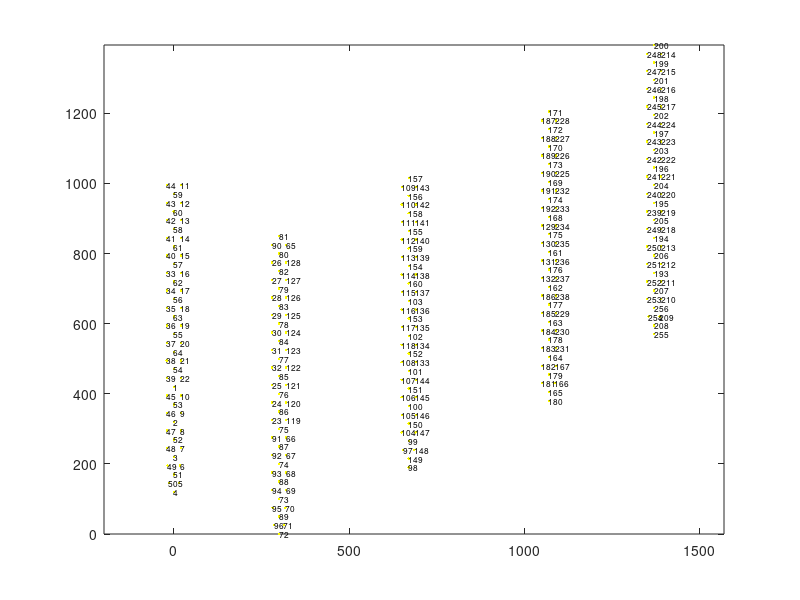

The MATLAB script that drew this image:
exceldata=[];

exceldata=[         
            1           0         420           1
           2           0         320           1
           3           0         220           1
           4           0         120           1
           5         -14         145           1
           6         -18         195           1
           7         -20         245           1
           8         -20         295           1
           9         -20         345           1
          10         -20         395           1
          11         -20         995           1
          12         -20         945           1
          13         -20         895           1
          14         -20         845           1
          15         -20         795           1
          16         -20         745           1
          17         -20         695           1
          18         -20         645           1
          19         -20         595           1
          20         -20         545           1
          21         -20         495           1
          22         -20         445           1
          23        -280         325           2
          24        -280         375           2
          25        -280         425           2
          26        -280         775           2
          27        -280         725           2
          28        -280         675           2
          29        -280         625           2
          30        -280         575           2
          31        -280         525           2
          32        -280         475           2
          33          20         745           1
          34          20         695           1
          35          20         645           1
          36          20         595           1
          37          20         545           1
          38          20         495           1
          39          20         445           1
          40          20         795           1
          41          20         845           1
          42          20         895           1
          43          20         945           1
          44          20         995           1
          45          20         395           1
          46          20         345           1
          47          20         295           1
          48          20         245           1
          49          18         195           1
          50          14         145           1
          51           0         170           1
          52           0         270           1
          53           0         370           1
          54           0         470           1
          55           0         570           1
          56           0         670           1
          57           0         770           1
          58           0         870           1
          59           0         970           1
          60           0         920           1
          61           0         820           1
          62           0         720           1
          63           0         620           1
          64           0         520           1
          65        -320         825           2
          66        -320         275           2
          67        -320         225           2
          68        -320         175           2
          69        -320         125           2
          70        -318          75           2
          71        -314          25           2
          72        -300           0           2
          73        -300         100           2
          74        -300         200           2
          75        -300         300           2
          76        -300         400           2
          77        -300         500           2
          78        -300         600           2
          79        -300         700           2
          80        -300         800           2
          81        -300         850           2
          82        -300         750           2
          83        -300         650           2
          84        -300         550           2
          85        -300         450           2
          86        -300         350           2
          87        -300         250           2
          88        -300         150           2
          89        -300          50           2
          90        -280         825           2
          91        -280         275           2
          92        -280         225           2
          93        -280         175           2
          94        -280         125           2
          95        -282          75           2
          96        -286          25           2
          97        -654         240           3
          98        -670         190           3
          99        -670         265           3
         100        -670         365           3
         101        -670         465           3
         102        -670         565           3
         103        -670         665           3
         104        -650         290           3
         105        -650         340           3
         106        -650         390           3
         107        -650         440           3
         108        -650         490           3
         109        -650         990           3
         110        -650         940           3
         111        -650         890           3
         112        -650         840           3
         113        -650         790           3
         114        -650         740           3
         115        -650         690           3
         116        -650         640           3
         117        -650         590           3
         118        -650         540           3
         119        -320         325           2
         120        -320         375           2
         121        -320         425           2
         122        -320         475           2
         123        -320         525           2
         124        -320         575           2
         125        -320         625           2
         126        -320         675           2
         127        -320         725           2
         128        -320         775           2
         129       -1050         880           4
         130       -1050         830           4
         131       -1050         780           4
         132       -1050         730           4
         133        -690         490           3
         134        -690         540           3
         135        -690         590           3
         136        -690         640           3
         137        -690         690           3
         138        -690         740           3
         139        -690         790           3
         140        -690         840           3
         141        -690         890           3
         142        -690         940           3
         143        -690         990           3
         144        -690         440           3
         145        -690         390           3
         146        -690         340           3
         147        -690         290           3
         148        -686         240           3
         149        -670         215           3
         150        -670         315           3
         151        -670         415           3
         152        -670         515           3
         153        -670         615           3
         154        -670         765           3
         155        -670         865           3
         156        -670         965           3
         157        -670        1015           3
         158        -670         915           3
         159        -670         815           3
         160        -670         715           3
         161       -1070         805           4
         162       -1070         705           4
         163       -1070         605           4
         164       -1070         505           4
         165       -1070         405           4
         166       -1086         430           4
         167       -1090         480           4
         168       -1070         905           4
         169       -1070        1005           4
         170       -1070        1105           4
         171       -1070        1205           4
         172       -1070        1155           4
         173       -1070        1055           4
         174       -1070         955           4
         175       -1070         855           4
         176       -1070         755           4
         177       -1070         655           4
         178       -1070         555           4
         179       -1070         455           4
         180       -1070         380           4
         181       -1050         430           4
         182       -1050         480           4
         183       -1050         530           4
         184       -1050         580           4
         185       -1050         630           4
         186       -1050         680           4
         187       -1050        1180           4
         188       -1050        1130           4
         189       -1050        1080           4
         190       -1050        1030           4
         191       -1050         980           4
         192       -1050         930           4
         193       -1370         745           5
         194       -1370         845           5
         195       -1370         945           5
         196       -1370        1045           5
         197       -1370        1145           5
         198       -1370        1245           5
         199       -1370        1345           5
         200       -1370        1395           5
         201       -1370        1295           5
         202       -1370        1195           5
         203       -1370        1095           5
         204       -1370         995           5
         205       -1370         895           5
         206       -1370         795           5
         207       -1370         695           5
         208       -1370         595           5
         209       -1386         620           5
         210       -1390         670           5
         211       -1390         720           5
         212       -1390         770           5
         213       -1390         820           5
         214       -1390        1370           5
         215       -1390        1320           5
         216       -1390        1270           5
         217       -1390        1220           5
         218       -1390         870           5
         219       -1390         920           5
         220       -1390         970           5
         221       -1390        1020           5
         222       -1390        1070           5
         223       -1390        1120           5
         224       -1390        1170           5
         225       -1090        1030           4
         226       -1090        1080           4
         227       -1090        1130           4
         228       -1090        1180           4
         229       -1090         630           4
         230       -1090         580           4
         231       -1090         530           4
         232       -1090         980           4
         233       -1090         930           4
         234       -1090         880           4
         235       -1090         830           4
         236       -1090         780           4
         237       -1090         730           4
         238       -1090         680           4
         239       -1350         920           5
         240       -1350         970           5
         241       -1350        1020           5
         242       -1350        1070           5
         243       -1350        1120           5
         244       -1350        1170           5
         245       -1350        1220           5
         246       -1350        1270           5
         247       -1350        1320           5
         248       -1350        1370           5
         249       -1350         870           5
         250       -1350         820           5
         251       -1350         770           5
         252       -1350         720           5
         253       -1350         670           5
         254       -1354         620           5
         255       -1370         570           5
         256       -1370         645           5
         ];
      
s=[];
s.channels=exceldata(:,1);
s.x=-1*exceldata(:,2);   %the reference electrode is always the top right channel when the probes are pointing up.
s.z=exceldata(:,3);
s.shaft=exceldata(:,4);
s.tipelectrode=30;

[a,sortorder]=sort(s.channels);
s.channels=s.channels(sortorder);
s.x=s.x(sortorder);
s.z=s.z(sortorder);

%To plot the labeled channels:
figure(1)
close 1
figure(1)
plot(s.x,s.z,'.y')
for i=1:length(s.channels)
text(s.x(i),s.z(i),num2str(s.channels(i)),'FontSize',6)
end
axis equal
